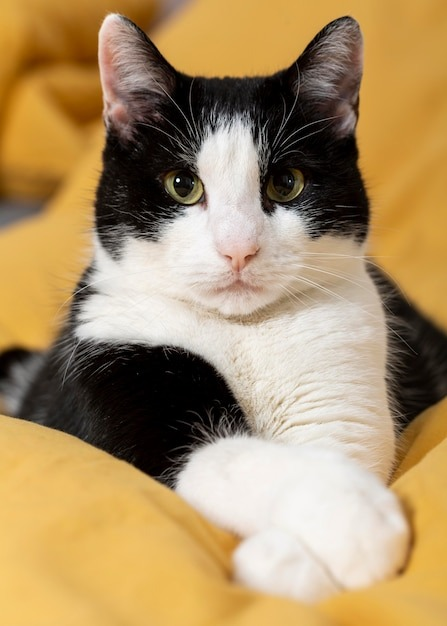
#> input picture Python/OpenCV/imgs/gato.jpg, 447 x 626 px, found by its file name
$ python thresh.py
#> lines starting #> are read from the running program, lines starting #| are printed output that depends on the picture; after the words box and inside, x2 and y2 are one past the last pixel; in counts of white or black regions, pixels touching at a corner belong together
import cv2 as cv

img = cv.imread('imgs/gato.jpg')
#> img is the input picture: shape (626, 447, 3); mean B, G, R 102.2, 144.8, 172.4
# cv.imshow('Cats', img)

gray = cv.cvtColor(img, cv.COLOR_RGB2GRAY)
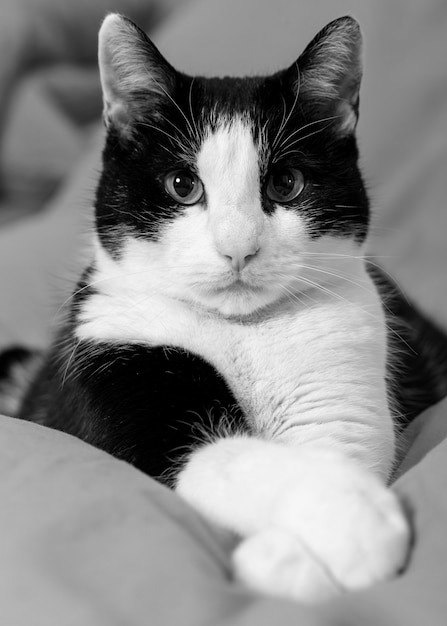
#> gray: shape (626, 447); min 0, max 254, mean 135.2
# cv.imshow('Gray', gray)

# Simple Thresholding
threshold, thresh = cv.threshold(gray, 150, 255, cv.THRESH_BINARY)
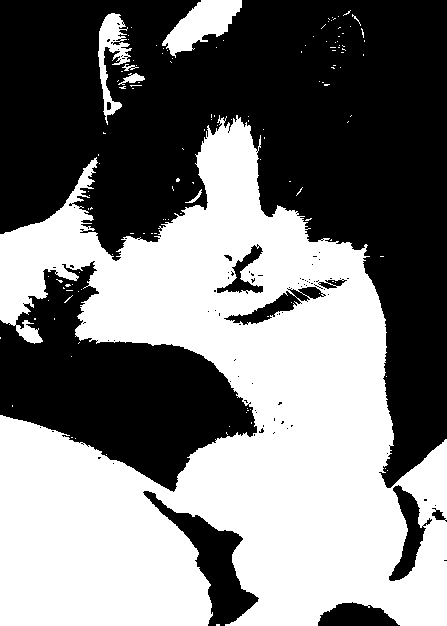
#> thresh: shape (626, 447); 48.3% white; 134 white regions (127 under 20 px), largest, box (x1, y1, x2, y2) and area: (0, 115, 447, 626) 130838, (162, 0, 242, 58) 2282, (98, 13, 132, 125) 1433
cv.imshow('Img Thresholded', thresh)

threshold, thresh_inv = cv.threshold(gray, 150, 255, cv.THRESH_BINARY_INV)
cv.imshow('Img Thresholded Inverse', thresh_inv)

# Adaptive Thresholding
adaptive_thresh = cv.adaptiveThreshold(
    gray, 255, cv.ADAPTIVE_THRESH_GAUSSIAN_C, cv.THRESH_BINARY, 15, 1)
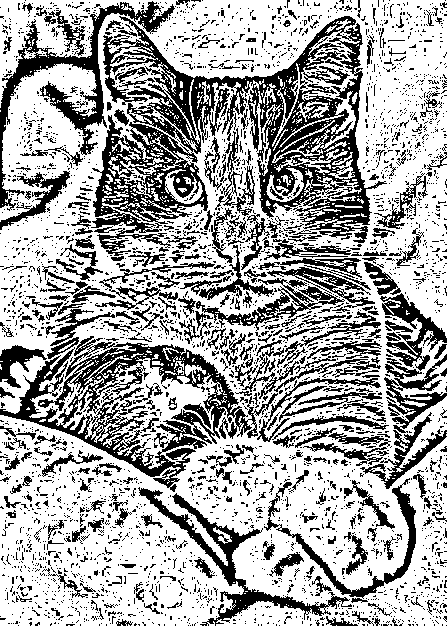
#> adaptive_thresh: shape (626, 447); 65.9% white; 3492 black regions (3150 under 20 px), largest, box (x1, y1, x2, y2) and area: (91, 16, 387, 256) 23424, (0, 336, 278, 492) 10950, (0, 1, 175, 211) 4898
cv.imshow('Adaptive Thresh', adaptive_thresh)

cv.waitKey(0)
